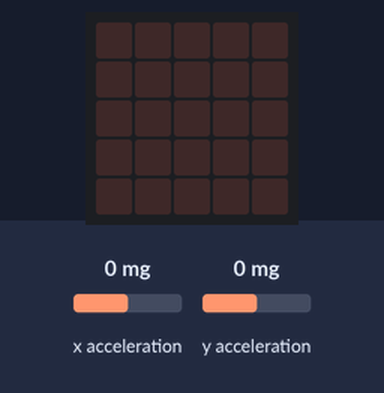
Recording of a program running on a simulated BBC micro:bit (MakeCode). On the bench: the board's 5×5 LED display. The inputs (shaded band) are chosen by the test bench; at power-on: x acceleration 0 mg, y acceleration 0 mg. Dim RGB values are drawn brighter than linear.

Above: at 1.2 s.
1.3 s: x acceleration set to -367 mg
2.8 s: x acceleration set to -437 mg
At 3.7 s:
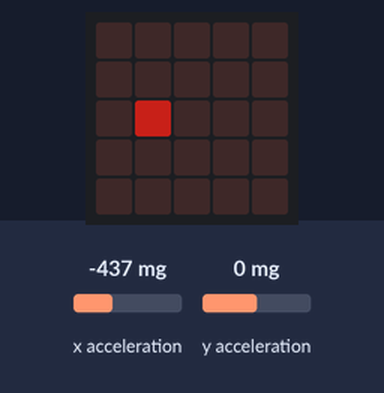
4.3 s: y acceleration set to -361 mg
5.8 s: y acceleration set to -437 mg
At 6.9 s:
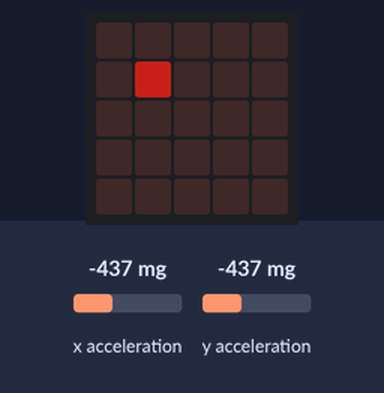
7.4 s: x acceleration set to 381 mg
8.9 s: x acceleration set to 424 mg
At 9.4 s:
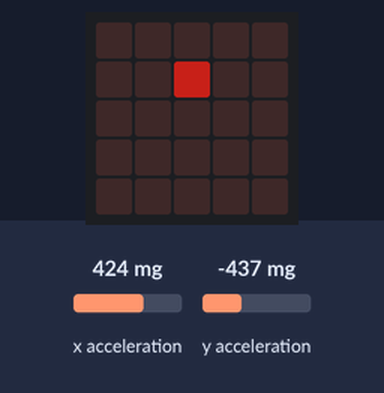
At 10.0 s:
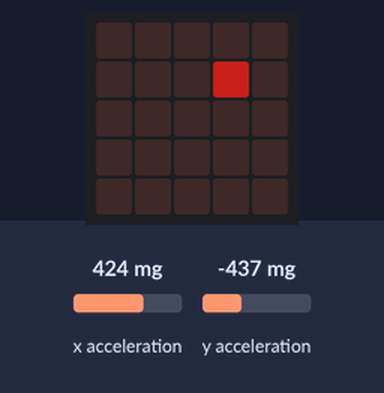
Timing chart, 0 to 11.9 s (numbered marks = the images above; inputs shaded):
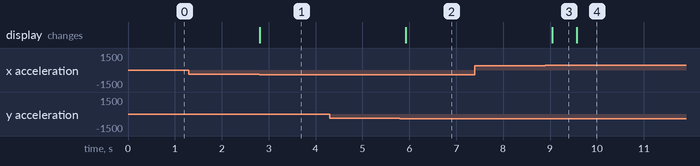

The program:

main.ts
```typescript
let x = 2;
let y = 2;

basic.forever(function () {
    let x_acceleration = input.acceleration(Dimension.X);
    let y_acceleration = input.acceleration(Dimension.Y);
    let x_move = 0;
    let y_move = 0;

    if (x_acceleration > 400) {
        x_move = 1;
    } else if (x_acceleration < -400) {
        x_move = -1;
    }

    if (y_acceleration > 400) {
        y_move = 1;
    } else if (y_acceleration < -400) {
        y_move = -1;
    }

    if (x_move != 0 || y_move != 0) {
        x = Math.max(1, Math.min(3, x + x_move));
        y = Math.max(1, Math.min(3, y + y_move));
        basic.clearScreen();
        led.plotBrightness(x, y, 100);
        basic.pause(500);
    }
});
```

test.ts
```typescript
// Hier kann man Tests durchführen; diese Datei wird nicht kompiliert, wenn dieses Paket als Erweiterung verwendet wird.
```

Measured:
- the behaviour switches between -400 and -401 mg on x acceleration (found by bisection; images 0 and 1)
- the behaviour switches between -400 and -401 mg on y acceleration (found by bisection; images 1 and 2)
- the behaviour switches between 400 and 401 mg on x acceleration (found by bisection; images 2 and 3)
- after the input at 1.3 s, every drawn part: stays the same
- after the input at 2.8 s, the display: changes at once (image 1)
- after the input at 4.3 s, every drawn part: stays the same
- after the input at 5.8 s, the display: changes after 0.13 s (image 2)
- after the input at 7.4 s, every drawn part: stays the same
- after the input at 8.9 s, the display: changes after 0.15 s (image 3)
- what the display in image 3 shows lasts 0.6 s, from 9.0 s to 9.6 s
